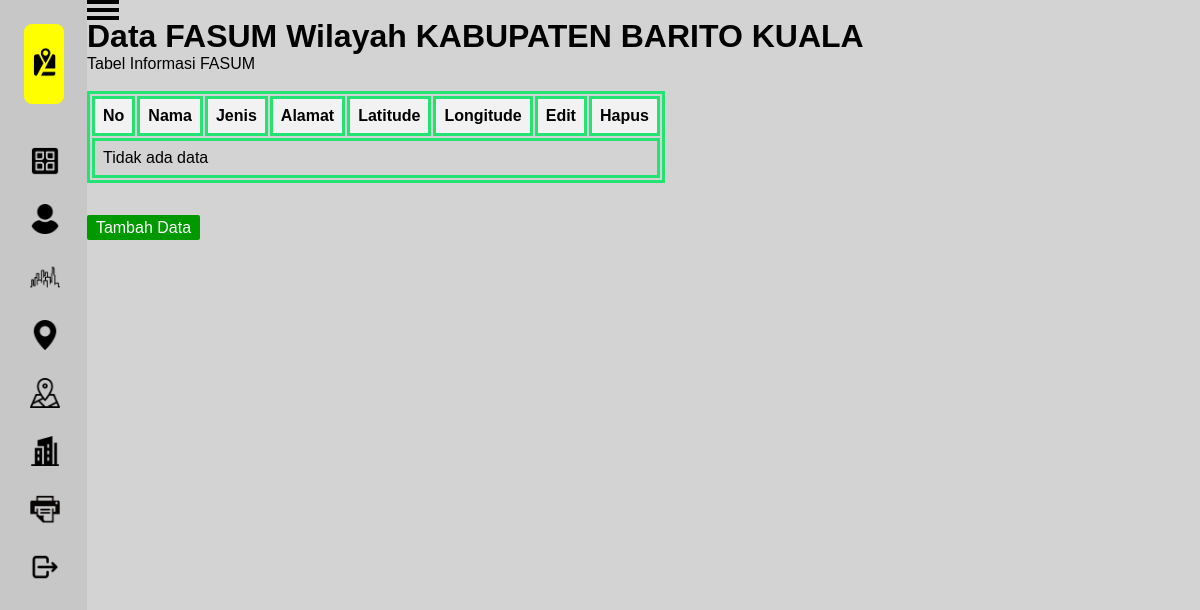
Page /tabel.php on the earlier database version.
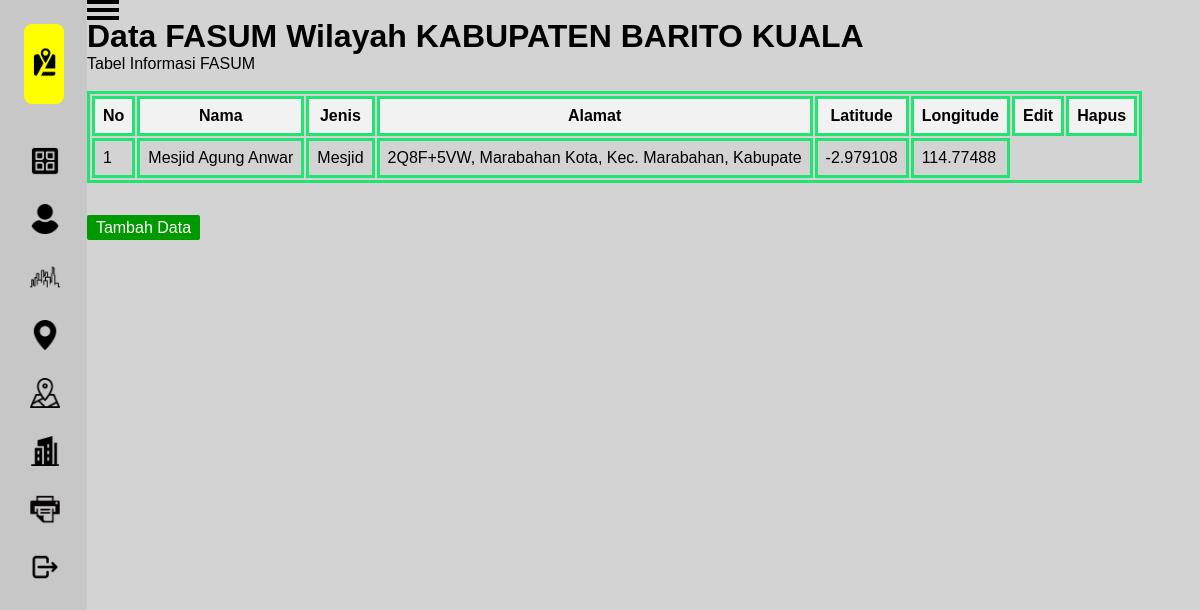
Same page on the later database version.
### tables this page shows
CREATE TABLE `tanda` (
  `nama` varchar(50) NOT NULL,
  `jenis` varchar(40) NOT NULL,
  `alamat` varchar(50) NOT NULL,
  `latitude` double NOT NULL,
  `longitude` double NOT NULL
);

### tabel.php (the view, shortened to what this page needs)
<?php
require 'koneksi.php';
?>
<!DOCTYPE html>
<html lang="en">
    <head>
    <link rel='stylesheet' href='halaman.css'>
    <link rel="stylesheet" href="tabel.css">
    </head>
    <body>
    <div class='container'>
        <div class='sidebar'>
            <div class='header'>
                <div class='list-item'>
                    <img src='assets/iconUtama.png' alt='' class='iconUtama'>
                </div>
            </div>
            <div class='main'>
                <div class='list-item'>
                    <a href='halaman.php'>
                        <img src='assets/iconBeranda.png' alt='' class='icon'>
                    </a>
                </div>
                <div class='list-item'>
                    <a href=''>
                        <img src='assets/iconUser.png' alt='' class='icon'>
                    </a>
                </div>
                <div class='list-item'>
                    <a href='tabel.php'>
                        <img src='assets/iconKab.png' alt='' class='icon'>
                    </a>
                </div>
                <div class='list-item'>
                    <a href='peta/peta.php'>
                        <img src='assets/iconPeta.png' alt='' class='icon'>
                    </a>
                </div>
                <div class='list-item'>
                    <a href='peta/marker.php'>
                        <img src='assets/iconTanda.png' alt='' class='icon'>
                    </a>
                </div>
                <div class='list-item'>
                    <a href='kantor.php'>
                        <img src='assets/iconKantor.png' alt='' class='icon'>
                    </a>
                </div>
                <div class='list-item'>
                    <a href='form/cetakreport.php'>
                        <img src='assets/iconReport.png' alt='' class='icon'>
                    </a>
                </div>
                <div class='list-item'>
                    <a href='logout.php'>
                        <img src='assets/iconLogout.png' alt='' class='icon'>
                    </a>
                </div>
            </div>
        </div>
        <div class='main-content'>
            <div id='menu-button'>
                <label for='menu-checkbox' id='menu-label'>
                    <div id='garis-3'></div>
                </label>
            </div><br>
            <main>
                <div>
                    <h1>Data FASUM Wilayah KABUPATEN BARITO KUALA</h1>
                    <div>
                        <div>
                            Tabel Informasi FASUM
                        </div> <br>
                        <div>
                            <table>
                                <thead>
                                    <tr>
                                        <th>No</th>
                                        <th>Nama</th>
                                        <th>Jenis</th>
                                        <th>Alamat</th>
                                        <th>Latitude</th>
                                        <th>Longitude</th>
                                        <th>Edit</th>
                                        <th>Hapus</th>
                                    </tr>
                                </thead>
                                <tbody>
                                <?php
                                    $sql = "SELECT * FROM tanda";
                                    $result = $conn->query($sql);
                                    if ($result->num_rows > 0) {
                                        $no = 1;
                                        while($row = $result->fetch_assoc()) {
                                            echo "<tr>";
                                            echo "<td>" . $no++ . "</td>";
                                            echo "<td>" . $row['nama'] . "</td>";
                                            echo "<td>" . $row['jenis'] . "</td>";
                                            echo "<td>" . $row['alamat'] . "</td>";
                                            echo "<td>" . $row['latitude'] . "</td>";
                                            echo "<td>" . $row['longitude'] . "</td>";
                                        }
                                    } else {
                                        echo "<tr><td colspan='8'>Tidak ada data</td></tr>";
                                    }
                                ?>
                                </tbody>
                            </table><br></br>
                            <a href="peta/marker.php" style="padding: 0.4% 0.8%; background-color: #009900; color: #fff;
                                border-radius: 2px; text-decoration: none; ">Tambah Data</a>
                        </div>
                    </div>
                </div>
            </main>
        </div>
    </div>
</body>
</html>

Differences in the rows shown:
added tanda: nama "Mesjid Agung Anwar", jenis "Mesjid", alamat "2Q8F+5VW, Marabahan Kota, Kec. Marabahan, Kabupate", latitude "-2.979108", longitude "114.77488"
Other differences:
text no longer shown: "Tidak ada data"
